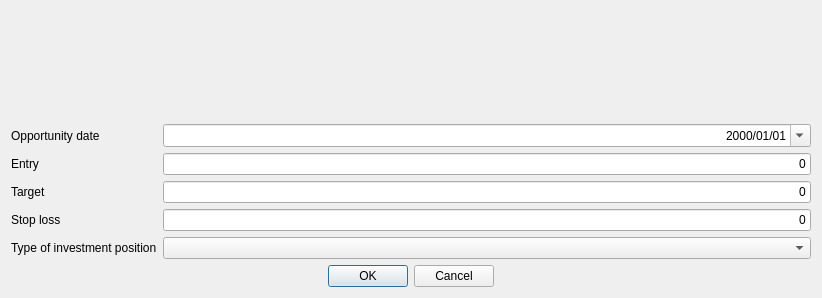
<?xml version="1.0" encoding="UTF-8"?>
<ui version="4.0">
 <class>wdgOpportunitiesAdd</class>
 <widget class="QWidget" name="wdgOpportunitiesAdd">
  <property name="geometry">
   <rect>
    <x>0</x>
    <y>0</y>
    <width>820</width>
    <height>298</height>
   </rect>
  </property>
  <property name="windowIcon">
   <iconset resource="../images/xulpymoney.qrc">
    <normaloff>:/xulpymoney/bank.png</normaloff>:/xulpymoney/bank.png</iconset>
  </property>
  <layout class="QHBoxLayout" name="horizontalLayout">
   <item>
    <layout class="QVBoxLayout" name="verticalLayout">
     <item>
      <widget class="QLabel" name="lbl">
       <property name="minimumSize">
        <size>
         <width>800</width>
         <height>0</height>
        </size>
       </property>
       <property name="font">
        <font>
         <pointsize>14</pointsize>
         <weight>75</weight>
         <bold>true</bold>
        </font>
       </property>
       <property name="text">
        <string/>
       </property>
       <property name="alignment">
        <set>Qt::AlignCenter</set>
       </property>
      </widget>
     </item>
     <item>
      <widget class="wdgProductSelector" name="productSelector" native="true"/>
     </item>
     <item>
      <layout class="QFormLayout" name="formLayout">
       <property name="fieldGrowthPolicy">
        <enum>QFormLayout::ExpandingFieldsGrow</enum>
       </property>
       <item row="0" column="1">
        <widget class="QDateEdit" name="deDate">
         <property name="sizePolicy">
          <sizepolicy hsizetype="Expanding" vsizetype="Fixed">
           <horstretch>0</horstretch>
           <verstretch>0</verstretch>
          </sizepolicy>
         </property>
         <property name="alignment">
          <set>Qt::AlignRight|Qt::AlignTrailing|Qt::AlignVCenter</set>
         </property>
         <property name="displayFormat">
          <string>yyyy/MM/dd</string>
         </property>
         <property name="calendarPopup">
          <bool>true</bool>
         </property>
        </widget>
       </item>
       <item row="0" column="0">
        <widget class="QLabel" name="label_2">
         <property name="text">
          <string>Opportunity date</string>
         </property>
        </widget>
       </item>
       <item row="1" column="1">
        <widget class="myQLineEdit" name="txtEntry">
         <property name="text">
          <string>0</string>
         </property>
         <property name="alignment">
          <set>Qt::AlignRight|Qt::AlignTrailing|Qt::AlignVCenter</set>
         </property>
        </widget>
       </item>
       <item row="1" column="0">
        <widget class="QLabel" name="label_5">
         <property name="text">
          <string>Entry</string>
         </property>
        </widget>
       </item>
       <item row="2" column="0">
        <widget class="QLabel" name="label">
         <property name="text">
          <string>Target</string>
         </property>
        </widget>
       </item>
       <item row="3" column="0">
        <widget class="QLabel" name="label_3">
         <property name="text">
          <string>Stop loss</string>
         </property>
        </widget>
       </item>
       <item row="3" column="1">
        <widget class="myQLineEdit" name="txtStoploss">
         <property name="text">
          <string>0</string>
         </property>
         <property name="alignment">
          <set>Qt::AlignRight|Qt::AlignTrailing|Qt::AlignVCenter</set>
         </property>
        </widget>
       </item>
       <item row="2" column="1">
        <widget class="myQLineEdit" name="txtTarget">
         <property name="text">
          <string>0</string>
         </property>
         <property name="alignment">
          <set>Qt::AlignRight|Qt::AlignTrailing|Qt::AlignVCenter</set>
         </property>
        </widget>
       </item>
       <item row="4" column="0">
        <widget class="QLabel" name="label_4">
         <property name="text">
          <string>Type of investment position</string>
         </property>
        </widget>
       </item>
       <item row="4" column="1">
        <widget class="QComboBox" name="cmbInvestmentTypePosition">
         <property name="sizePolicy">
          <sizepolicy hsizetype="Expanding" vsizetype="Fixed">
           <horstretch>0</horstretch>
           <verstretch>0</verstretch>
          </sizepolicy>
         </property>
         <property name="sizeAdjustPolicy">
          <enum>QComboBox::AdjustToContents</enum>
         </property>
        </widget>
       </item>
      </layout>
     </item>
     <item>
      <widget class="QDialogButtonBox" name="buttonbox">
       <property name="standardButtons">
        <set>QDialogButtonBox::Cancel|QDialogButtonBox::Ok</set>
       </property>
       <property name="centerButtons">
        <bool>true</bool>
       </property>
      </widget>
     </item>
    </layout>
   </item>
  </layout>
 </widget>
 <customwidgets>
  <customwidget>
   <class>myQLineEdit</class>
   <extends>QLineEdit</extends>
   <header location="global">myqlineedit</header>
  </customwidget>
  <customwidget>
   <class>wdgProductSelector</class>
   <extends>QWidget</extends>
   <header location="global">wdgProductSelector</header>
   <container>1</container>
  </customwidget>
 </customwidgets>
 <tabstops>
  <tabstop>txtEntry</tabstop>
  <tabstop>txtTarget</tabstop>
  <tabstop>txtStoploss</tabstop>
  <tabstop>deDate</tabstop>
 </tabstops>
 <resources>
  <include location="../images/xulpymoney.qrc"/>
 </resources>
 <connections/>
</ui>
